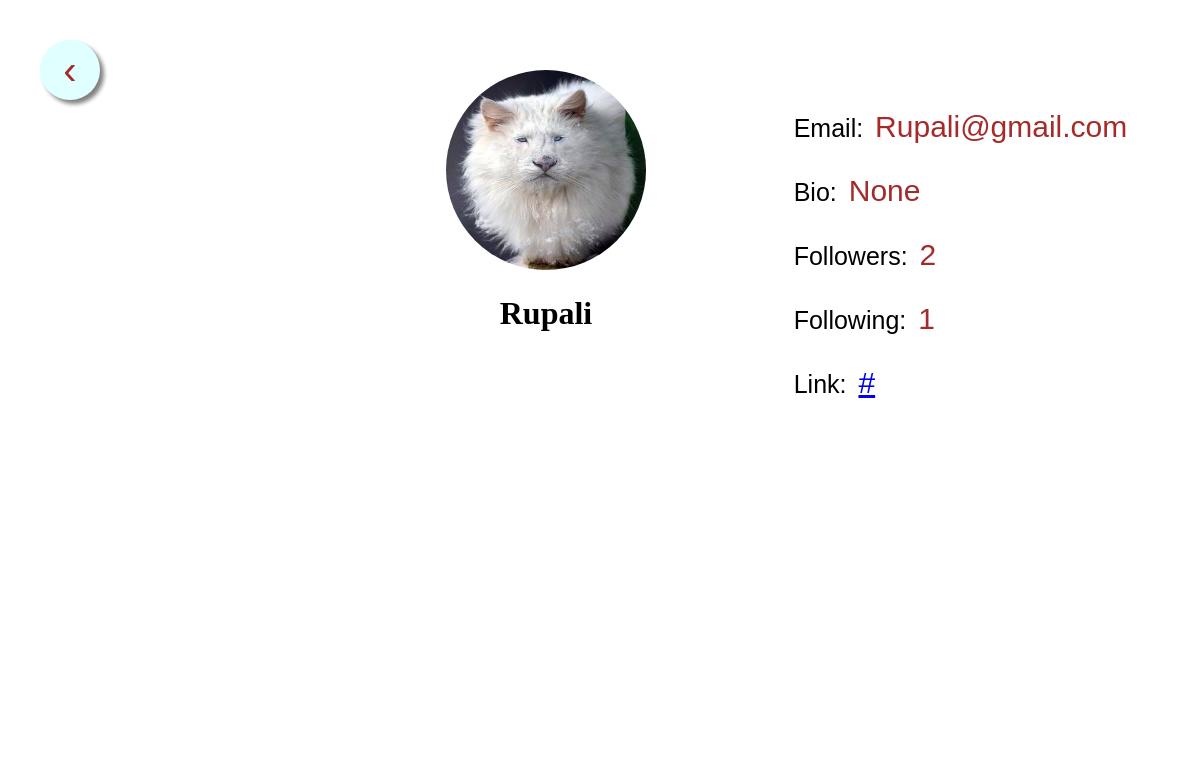
The app's page /account/3 (signed in) with its own data.
### Snap/models.py (models this page shows, shortened)
class User(db.Model,UserMixin):
    __tablename__= 'user'
    __searchable__= ['username']
    id = db.Column(db.Integer,primary_key=True)
    username = db.Column(db.String(20),unique=True, nullable=False)
    email = db.Column(db.String(120), unique=True, nullable=False)
    password = db.Column(db.String(40), nullable=False)
    image_file = db.Column(db.String(20),  nullable=False, default='default.jpg')
    image_url = db.Column(db.String(500))
    bio= db.Column(db.String(200))
    following_to = db.relationship('Following_to',backref='to_author', lazy='dynamic')
    Link_facebook = db.Column(db.String(120),default='#')
    Link_twitter = db.Column(db.String(120),default='#')
    Link_other = db.Column(db.String(120),default='#')
    post = db.relationship('Post', backref='author', lazy=True)
    def following_by_count(self, userid):
        return Following_to.query.filter_by(
                to_user=userid,
                ).count()
    def following_to_count(self, userid):
        return Following_to.query.filter_by(
                from_user_id=userid,
                ).count()

### Snap/routes.py (the view)
@app.route('/account/<int:user_id>',methods=['GET','POST'])
@login_required
def user_account(user_id):
    if user_id is current_user.id:
        return redirect(url_for('account'))
        return
    user = User.query.filter_by(id=user_id).first_or_404()
    form = UpdateAccountForm()
    if request.method == 'GET':
        form.username.data = current_user.username
        form.email.data = current_user.email
        form.bio .data= current_user.bio
        form.link.data=current_user.Link_facebook
    image_file = url_for('static', filename='profile_pics/' + user.image_file)
    return render_template("user_account.html",user=user,form=form,image_file=image_file)

### Snap/models.py (called while the page is built)
@login_manager.user_loader
def load_user(user_id):
    return User.query.get(int(user_id))

### Snap/templates/user_account.html (shortened to what this page needs)
<!DOCTYPE html>
<html lang="en">
<head>
    <link href="./../static/css/layout.css" rel="stylesheet">
</head>
<body>
    <a style="border:none" href="{{ url_for('home')}}"><button class="back-button">&#8249;</button></a>
    <div class="profile-container">
        <div class="profile-details-block">
            <div class="profile-image-container">
                {% if user.image_url %}
                <img src="{{user.image_url}}">
                {% else %}
                <img src="./../static/profile_pics/{{user.image_file}}">
                {% endif %}
                <h1>{{ user.username }}</h1>
            </div>
        </div>
        <div class="profile-content-block">
            <ul>
                <li>
                    <p>
                        <span>Email: </span>{{user.email}}
                    </p>
                </li>
                <li>
                    <p>
                        <span>Bio: </span>{{user.bio}}
                    </p>
                </li>
                <li>
                    <p>
                        <span>Followers: </span>{{user.following_by_count(user.id)}}
                    </p>
                </li>
                <li>
                    <p>
                        <span>Following: </span>{{user.following_to_count(user.id)}}
                    </p>
                </li>
                <li>
                    <p>
                        <span>Link: </span><a href="{{user.Link_facebook}}">{{user.Link_facebook}}</a>
                    </p>
                </li>
            </ul>
        </div>
    </div>
    <div class="space-block"></div>
</body>
</html>

### Snap/static/css/layout.css (style rules this page uses)
body { background-color: white; text-align: center; margin: 20px 20px; padding: 20px 20px; }
.profile-container { display: block; width: 100%; margin: 10px 10px; padding: 10px 10px; background-color: white; }
.profile-details-block { display: block; max-width: 40%; margin: auto auto; padding: 10px 10px; border-radius: 20px; }
.profile-image-container { float: left; text-align: center; border-radius: 20px; width: 300px; height: 300px; }
.profile-image-container img { border-radius: 50%; width: 200px; height: 200px; margin: auto auto; }
.profile-content-block { display: inline-block; background-color: white; padding: 10ps 10px; }
.profile-content-block ul { list-style: none; margin: 5px 5px; text-align: left; }
.profile-content-block ul li { margin: 5px 5px; font-size: 30px; color: brown; font-family: 'Gill Sans', 'Gill Sans MT', Calibri, 'Trebuchet MS', sans-serif; }
.profile-content-block ul li p span { margin: 5px 5px; font-size: 25px; color: black; font-family: 'Gill Sans', 'Gill Sans MT', Calibri, 'Trebuchet MS', sans-serif; }
.space-block { width: 100%; height: 300px; background-color: white; }
.back-button { float: left; height: 60px; width: 60px; background-color: lightcyan; text-align: center; border: none; color: brown; font-size: 40px; border-radius: 50%; box-shadow: 4px 4px 4px gray; }

### records on screen
User: image_file (placeholder picture), username "Rupali", email "Rupali@gmail.com", bio "None", Link_facebook "#"

### other values on screen
{{ user.following_by_count(user.id) }} "2"
{{ user.following_to_count(user.id) }} "1"
